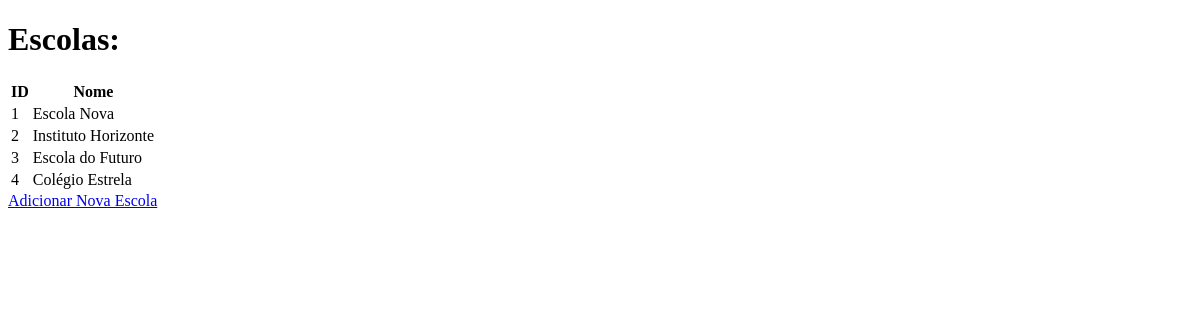
Page /lista_escolas/ on the earlier database version.
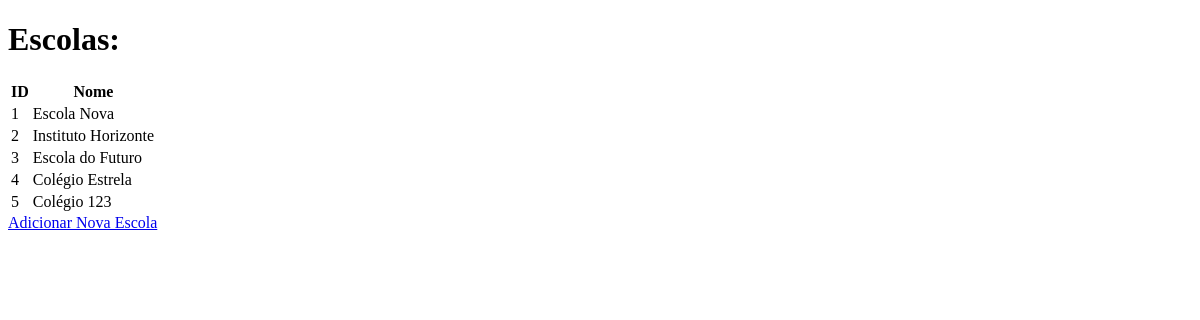
Same page on the later database version.
### core/models.py (models this page shows, shortened)
class Escola(models.Model):
    nome = models.CharField(max_length=64)

### core/views.py (the view)
# urls.py: path('lista_escolas/', views.lista_escolas, name='lista_escolas'),
def lista_escolas(request):
    escolas = Escola.objects.all()
    return render(request, 'core/lista_escolas.html', {'escolas': escolas})

### core/templates/core/lista_escolas.html (shortened to what this page needs)
<!DOCTYPE html>
<html>
<head>
</head>
<body>
    <h1>Escolas:</h1>
    <table>
        <tr>
            <th>ID</th>
            <th>Nome</th>
        </tr>
        {% for escola in escolas %}
        <tr>
            <td>{{ escola.id }}</td>
            <td>{{ escola.nome }}</td>
        </tr>
        {% endfor %}
    </table>
    <a href="{% url 'cadastrar_escola' %}">Adicionar Nova Escola</a>
</body>
</html>

Differences in the rows shown:
added Escola: id "5", nome "Colégio 123"
